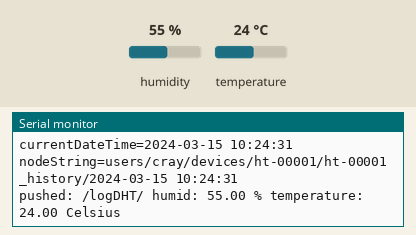
This sketch was run on a simulated ESP8266 (NodeMCU). Parts: the last lines printed to the serial monitor. The test bench sets the inputs (shaded band); at power-on: humidity 55 %, temperature 24 °C. WiFi joins after 1.5 s; servers stay silent unless stated; network time is answered at once with the bench clock; the local clock reads 2024-03-15 10:24:30 at power-on unless the sketch sets it.

Above: at 2.7 s.
2.8 s: humidity set to 22 %
At 7.07 s:
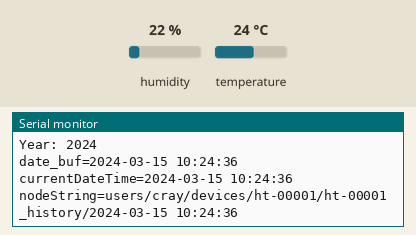
8.7 s: temperature set to 12 °C
At 13.0 s:
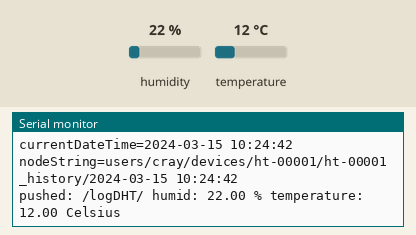
14.6 s: humidity set to 40 %
At 18.1 s:
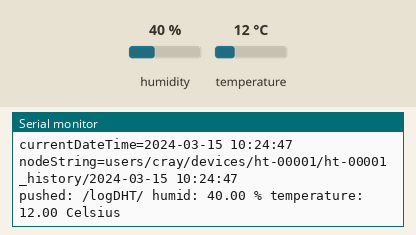
Timing chart, 0 to 19.6 s (numbered marks = the images above; inputs shaded):
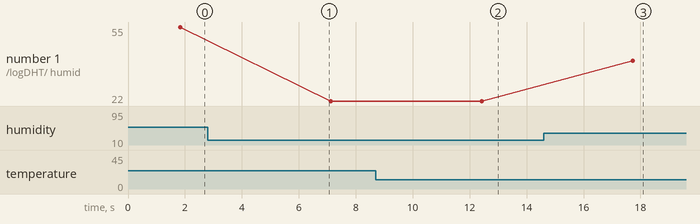

Measured:
- after the input at 8.7 s, the serial monitor: prints a new line after 3.7 s (image 2)
- after the input at 14.6 s, the serial monitor: prints a new line after 3.1 s (image 3)
- plotted number 1: 55 → 22 after the input at 2.8 s, 22 → 40 after the input at 14.6 s

The sketch:

sketch_mar28b_testdht22tofirebasertdb.ino
```cpp
#include <ESP8266WiFi.h>

#include<FirebaseArduino.h>
#include <DHT.h>

#include <NTPClient.h>
#include <WiFiUdp.h>

//#include "RTClib.h"
//
//RTC_DS1307 RTC;

//#include <DateTime.h>
//#include <DateTimeStrings.h>
//
//#define TIME_MSG_LEN  11   // time sync to PC is HEADER and unix time_t as ten ascii digits
//#define TIME_HEADER  255   // Header tag for serial time sync message

// Define NTP Client to get time
WiFiUDP ntpUDP;
NTPClient timeClient(ntpUDP, "pool.ntp.org");

//Week Days
String weekDays[7]={"Sunday", "Monday", "Tuesday", "Wednesday", "Thursday", "Friday", "Saturday"};

//Month names
String months[12]={"January", "February", "March", "April", "May", "June", "July", "August", "September", "October", "November", "December"};

// Bangkok timezone GMT+7
#define BANGKOK_TIMEZONE 25200


// Config Firebase
#define FIREBASE_HOST "asset-management-lff.firebaseio.com"
#define FIREBASE_AUTH "tyPYNCdjHQREFNsW46sha4JhOFG4WG4U7pL8iShx"

// Config connect WiFi
#define WIFI_SSID "Killing Me Softly 2G"
#define WIFI_PASSWORD "14mP455w0rd"

// Config DHT
#define DHTPIN 4
//#define DHTTYPE DHT11
#define DHTTYPE DHT22

String name;
DHT dht(DHTPIN, DHTTYPE);

void setup() {
  Serial.begin(9600);

//  RTC.begin();
//
//  if (! RTC.isrunning()) {
//    Serial.println("RTC is NOT running!");
//    // following line sets the RTC to the date & time this sketch was compiled
//    RTC.adjust(DateTime(__DATE__, __TIME__));
//  }

  WiFi.mode(WIFI_STA);
  // connect to wifi.
  WiFi.begin(WIFI_SSID, WIFI_PASSWORD);
  Serial.print("connecting");

  while (WiFi.status() != WL_CONNECTED) {
    Serial.print(".");
    delay(500);
  }
  Serial.println();
  Serial.print("connected: ");
  Serial.println(WiFi.localIP());

  Firebase.begin(FIREBASE_HOST, FIREBASE_AUTH);
  dht.begin();

  // Initialize a NTPClient to get time
  timeClient.begin();
  // Set offset time in seconds to adjust for your timezone, for example:
  // GMT +1 = 3600
  // GMT +8 = 28800
  // GMT -1 = -3600
  // GMT 0 = 0
  timeClient.setTimeOffset(BANGKOK_TIMEZONE);
}


void loop() {

  // Read temp & Humidity for DHT22
  float h = dht.readHumidity();
  float t = dht.readTemperature();

  if (isnan(h) || isnan(t)) {
    Serial.println("Failed to read from DHT sensor!");
    delay(500);
    return;
  }

//  printCurrentDateTime();

  // Get current date time uid.
  String currentDateTime = getCurrentDateTime();

  Serial.print("currentDateTime=");
  Serial.println(currentDateTime);

  StaticJsonBuffer<256> jsonBuffer;
  JsonObject& root = jsonBuffer.createObject();

  JsonObject& sensorValues = root.createNestedObject(currentDateTime);
  sensorValues["temperature"] = t;
  sensorValues["humidity"] = h;

  // append a new value to /logDHT
  String nodeString = "users/cray/devices/ht-00001/ht-00001_history/" + currentDateTime;
  Serial.print("nodeString=");
  Serial.println(nodeString);
//  String name = Firebase.push("logDHT", root);
//  String name = Firebase.push(nodeString, sensorValues);
//  Firebase.set(nodeString + "/x1", root); // failed
//  Firebase.set(nodeString + "/x1", sensorValues); // allow
//  Firebase.set(nodeString + "/" + currentDateTime, sensorValues);
  Firebase.set(nodeString, sensorValues); // allow

  // handle error
  if (Firebase.failed()) {
      Serial.print("pushing /logDHT failed:");
      Serial.println(Firebase.error());
      return;
  }

  Serial.print("pushed: /logDHT/");
//  Serial.print(name);
  Serial.print(" humid: ");
  Serial.print(h);
  Serial.print(" % temperature: ");
  Serial.print(t);
  Serial.println(" Celsius");

  delay(5000);
}

String getCurrentDateTime() {
  String result = "";
  timeClient.update();

  //Get a time structure
  unsigned long epochTime = timeClient.getEpochTime();
  struct tm *ptm = gmtime ((time_t *)&epochTime);

  int monthDay = ptm->tm_mday;
  Serial.print("Month day: ");
  Serial.println(monthDay);

  int currentMonth = ptm->tm_mon+1;
  Serial.print("Month: ");
  Serial.println(currentMonth);

  String currentMonthName = months[currentMonth-1];
  Serial.print("Month name: ");
  Serial.println(currentMonthName);

  int currentYear = ptm->tm_year+1900;
  Serial.print("Year: ");
  Serial.println(currentYear);

  //Print complete date:
  String currentDate = String(currentYear) + "-" + String(currentMonth) + "-" + String(monthDay);
  String formattedTime = timeClient.getFormattedTime();

  char date_buf[20];
  sprintf(date_buf,"%04u-%02u-%02u %s", currentYear,currentMonth,monthDay, formattedTime.c_str());
  Serial.print("date_buf=");
  Serial.println(date_buf);

//  result = date_buf.c_str() + " " + formattedTime;
  result = date_buf;

  return result;
}

void printCurrentDateTime() {
  timeClient.update();

  unsigned long epochTime = timeClient.getEpochTime();
  Serial.print("Epoch Time: ");
  Serial.println(epochTime);

  String formattedTime = timeClient.getFormattedTime();
  Serial.print("Formatted Time: ");
  Serial.println(formattedTime);

  int currentHour = timeClient.getHours();
  Serial.print("Hour: ");
  Serial.println(currentHour);

  int currentMinute = timeClient.getMinutes();
  Serial.print("Minutes: ");
  Serial.println(currentMinute);

  int currentSecond = timeClient.getSeconds();
  Serial.print("Seconds: ");
  Serial.println(currentSecond);

  String weekDay = weekDays[timeClient.getDay()];
  Serial.print("Week Day: ");
  Serial.println(weekDay);

  //Get a time structure
  struct tm *ptm = gmtime ((time_t *)&epochTime);

  int monthDay = ptm->tm_mday;
  Serial.print("Month day: ");
  Serial.println(monthDay);

  int currentMonth = ptm->tm_mon+1;
  Serial.print("Month: ");
  Serial.println(currentMonth);

  String currentMonthName = months[currentMonth-1];
  Serial.print("Month name: ");
  Serial.println(currentMonthName);

  int currentYear = ptm->tm_year+1900;
  Serial.print("Year: ");
  Serial.println(currentYear);

  //Print complete date:
  String currentDate = String(currentYear) + "-" + String(currentMonth) + "-" + String(monthDay);
  Serial.print("Current date: ");
  Serial.println(currentDate);

  Serial.println("");
}
```
